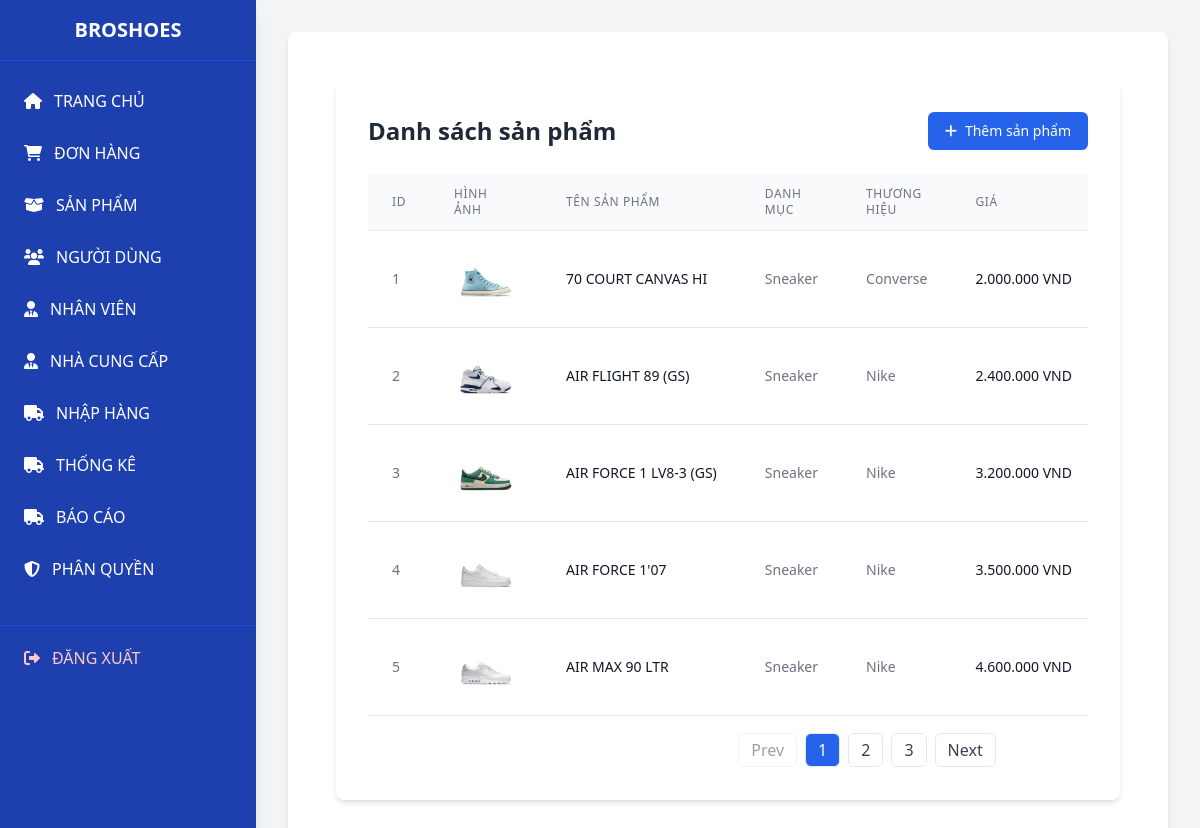
/admin/admin.php?page=products&action=list (signed in), run on the app's committed database.
### tables this page shows
CREATE TABLE `product` (
  `ProductID` int(11) NOT NULL,
  `ProductName` varchar(100) NOT NULL,
  `CategoryID` int(11) NOT NULL,
  `BrandID` int(11) NOT NULL,
  `Gender` varchar(10) DEFAULT NULL,
  `Price` decimal(10,2) NOT NULL,
  `ImageURL` varchar(255) DEFAULT NULL,
  `CreatedAt` datetime DEFAULT current_timestamp(),
  `IsDeleted` tinyint(1) DEFAULT 0,
  `New` int(11) NOT NULL
);

CREATE TABLE `categories` (
  `CategoryID` int(11) NOT NULL,
  `CategoryName` varchar(50) NOT NULL
);

CREATE TABLE `brand` (
  `BrandID` int(11) NOT NULL,
  `BrandName` varchar(50) NOT NULL
);

### admin/models/Permission.php (called while the page is built, shortened)
<?php
    class Permission {
        private $db;
        public function __construct($db) {
            $this->db = $db;
        }
        public function getPermissionsByRole($RoleID) {
            $query = "SELECT ma_quyen FROM quyen WHERE id IN (SELECT id_quyen FROM chitiet_vaitro_quyen WHERE id_vaitro = :roleID)";
            $stmt = $this->db->prepare($query);
            $stmt->bindParam(':roleID', $RoleID, PDO::PARAM_INT);
            $stmt->execute();
            return $stmt->fetchAll(PDO::FETCH_COLUMN, 0);
        }
    }

### admin/models/Product.php (called while the page is built, shortened)
<?php
class Product {
    private $pdo;
    public function __construct($pdo) {
        $this->pdo = $pdo;
    }
    public function getAll() {
        $stmt = $this->pdo->query("SELECT p.*, c.CategoryName, b.BrandName
                                   FROM product p
                                   LEFT JOIN categories c ON p.CategoryID = c.CategoryID
                                   LEFT JOIN brand b ON p.BrandID = b.BrandID
                                   WHERE p.IsDeleted = 0");
        return $stmt->fetchAll(PDO::FETCH_ASSOC);
    }
}

### admin/views/products/list.php (the view, shortened to what this page needs)
<?php if (!$hasProductViewPermission): ?>
    <div style="margin-top: 15px; color: red; font-weight: bold;">
        Bạn không có quyền truy cập trang này.
    </div>
<?php else: ?>
    <?php
    function renderButton($text, $href = '#', $iconClass = '', $itemclass = '', $disabled = false, $dltBtn = false)
    {
        $hrefAttribute = $disabled ? '' : 'href="' . htmlspecialchars($href) . '"';
        $deleteBtn = '';
        echo '<a ' . $hrefAttribute . ' class="' . trim($itemclass) . '" ' . $deleteBtn . '>';
        if (!empty($iconClass)) {
            echo '<i class="' . htmlspecialchars($iconClass) . ' mr-2"></i>';
        }
        echo htmlspecialchars($text);
        echo '</a>';
    }
    ?>
    <div class="max-w-7xl mx-auto p-6">
        <div class="bg-white rounded-lg shadow-md p-8">
            <div class="flex justify-between items-center mb-6">
                <h2 class="text-2xl font-bold text-gray-800">Danh sách sản phẩm</h2>
                <?php renderButton('Thêm sản phẩm', 'admin.php?page=products&action=add', 'fas fa-plus', 'inline-flex items-center px-4 py-2 border border-transparent rounded-md shadow-sm text-sm font-medium text-white bg-blue-600 hover:bg-blue-700', !$hasProductAddPermission) ?>
            </div>
            <div class="overflow-x-auto">
                <table class="min-w-full divide-y divide-gray-200">
                    <thead class="bg-gray-50">
                        <tr>
                            <th class="px-6 py-3 text-left text-xs font-medium text-gray-500 uppercase tracking-wider">ID</th>
                            <th class="px-6 py-3 text-left text-xs font-medium text-gray-500 uppercase tracking-wider">Hình ảnh</th>
                            <th class="px-6 py-3 text-left text-xs font-medium text-gray-500 uppercase tracking-wider">Tên sản phẩm</th>
                            <th class="px-6 py-3 text-left text-xs font-medium text-gray-500 uppercase tracking-wider">Danh mục</th>
                            <th class="px-6 py-3 text-left text-xs font-medium text-gray-500 uppercase tracking-wider">Thương hiệu</th>
                            <th class="px-6 py-3 text-left text-xs font-medium text-gray-500 uppercase tracking-wider">Giá</th>
                        </tr>
                    </thead>
                    <tbody class="bg-white divide-y divide-gray-200">
                        <?php foreach ($products as $product): ?>
                            <tr class="hover:bg-gray-50 data-product-row">
                                <td class="px-6 py-4 whitespace-nowrap text-sm text-gray-500"><?= $product['ProductID'] ?></td>
                                <td class="px-6 py-4 whitespace-nowrap">
                                    <div class="h-16 w-16 flex-shrink-0">
                                        <?php if (!empty($product['ImageURL'])): ?>
                                            <img src=".<?= htmlspecialchars($product['ImageURL']) ?>"
                                                alt="<?= htmlspecialchars($product['ProductName']) ?>"
                                                class="h-16 w-16 rounded-md object-cover">
                                        <?php else: ?>
                                            <div class="h-16 w-16 rounded-md bg-gray-200 flex items-center justify-center">
                                                <i class="fas fa-image text-gray-400"></i>
                                            </div>
                                        <?php endif; ?>
                                    </div>
                                </td>
                                <td class="px-6 py-4 whitespace-nowrap text-sm text-gray-900"><?= htmlspecialchars($product['ProductName']) ?></td>
                                <td class="px-6 py-4 whitespace-nowrap text-sm text-gray-500"><?= htmlspecialchars($product['CategoryName']) ?></td>
                                <td class="px-6 py-4 whitespace-nowrap text-sm text-gray-500"><?= htmlspecialchars($product['BrandName']) ?></td>
                                <td class="px-6 py-4 whitespace-nowrap text-sm text-gray-900 font-medium"><?= number_format($product['Price'], 0, ',', '.') ?> VND</td>
                            </tr>
                        <?php endforeach; ?>
                    </tbody>
                    <tfoot>
                        <tr>
                            <td colspan="100%">
                                <div id="pagination" class="flex justify-center mt-4 space-x-2"></div>
                            </td>
                        </tr>
                    </tfoot>
                </table>
            </div>
        </div>
    </div>
<?php endif; ?>

### data on the page
product: ProductID "1", ImageURL (picture), ProductName "70 COURT CANVAS HI", CategoryID.CategoryName "Sneaker", BrandID.BrandName "Converse", Price "2.000.000"
product: ProductID "2", ImageURL (picture), ProductName "AIR FLIGHT 89 (GS)", CategoryID.CategoryName "Sneaker", BrandID.BrandName "Nike", Price "2.400.000"
product: ProductID "3", ImageURL (picture), ProductName "AIR FORCE 1 LV8-3 (GS)", CategoryID.CategoryName "Sneaker", BrandID.BrandName "Nike", Price "3.200.000"
product: ProductID "4", ImageURL (picture), ProductName "AIR FORCE 1'07", CategoryID.CategoryName "Sneaker", BrandID.BrandName "Nike", Price "3.500.000"
product: ProductID "5", ImageURL (picture), ProductName "AIR MAX 90 LTR", CategoryID.CategoryName "Sneaker", BrandID.BrandName "Nike", Price "4.600.000"

### other printed values
$text "Thêm sản phẩm"
